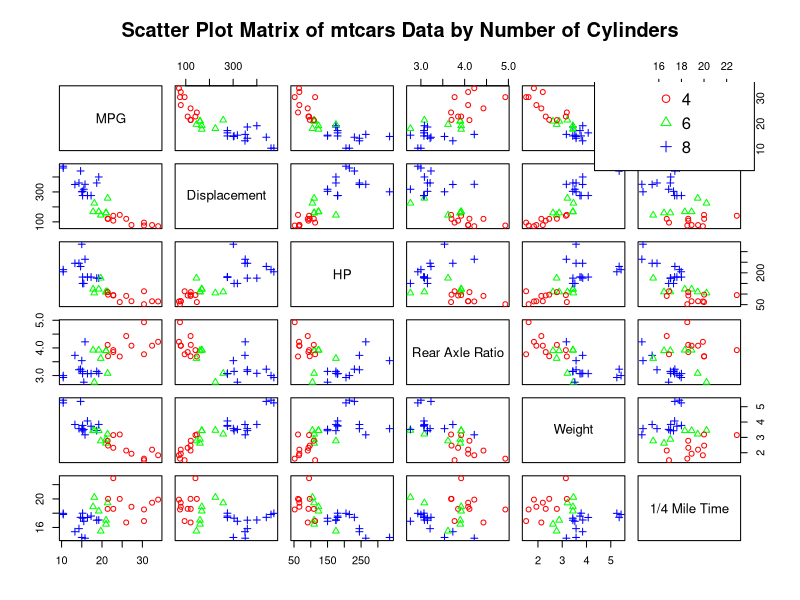
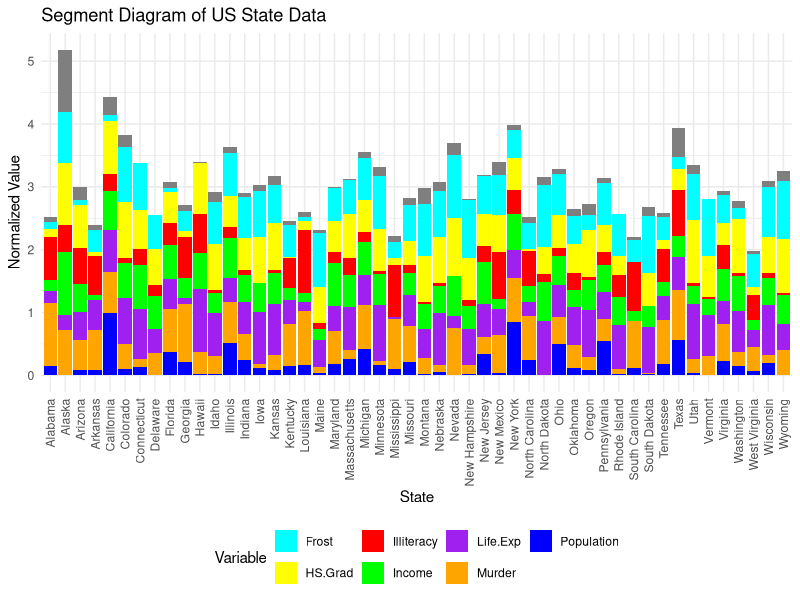
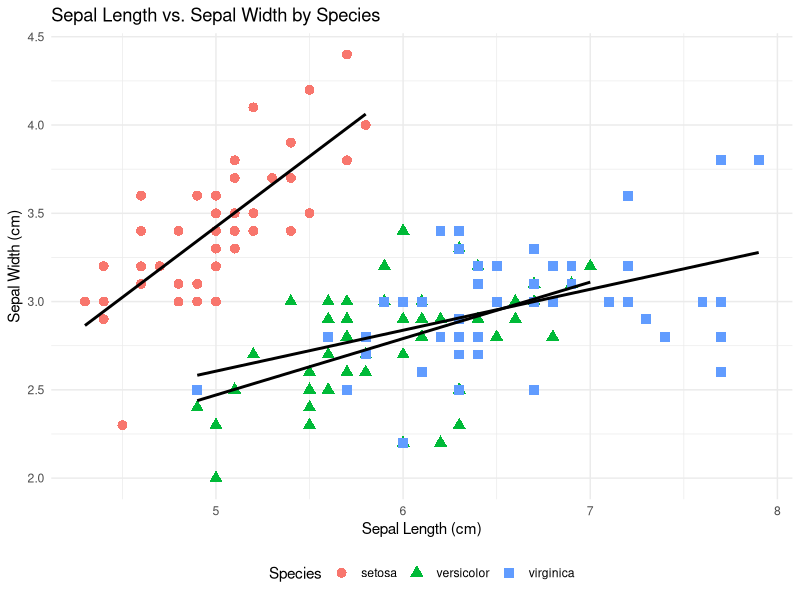
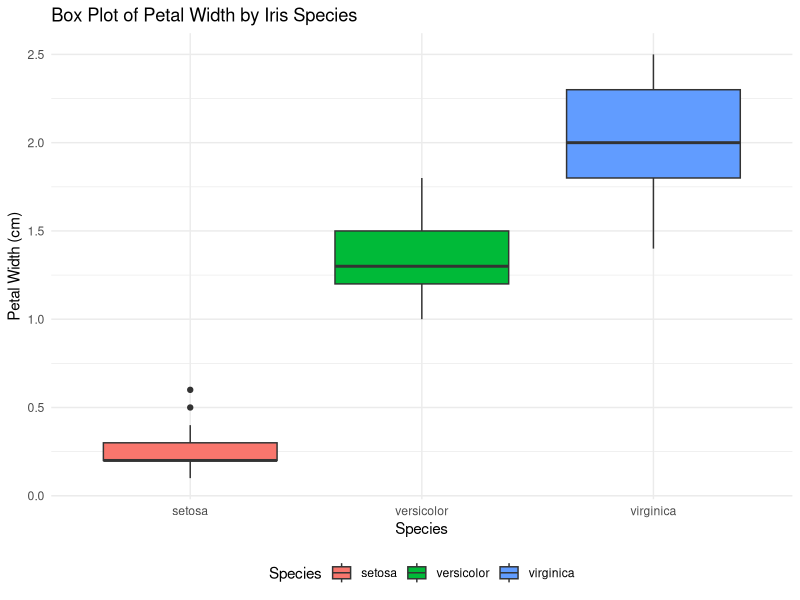
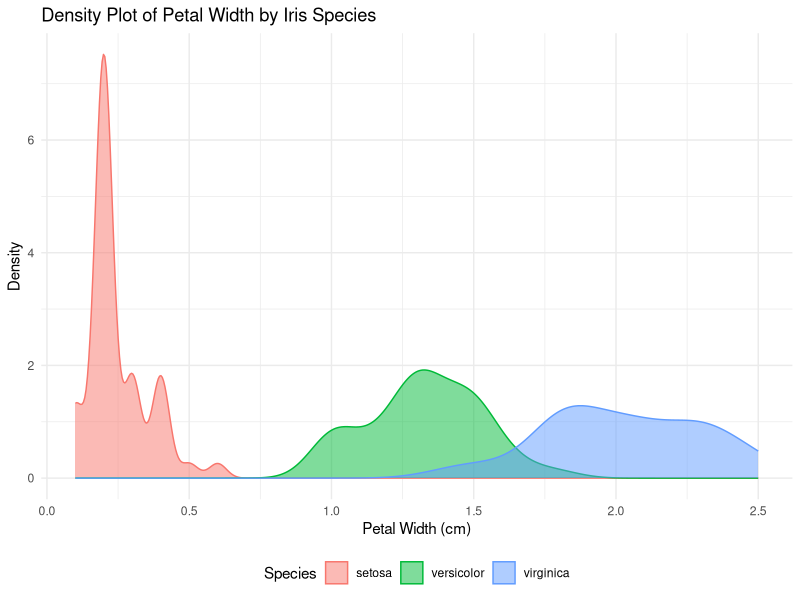
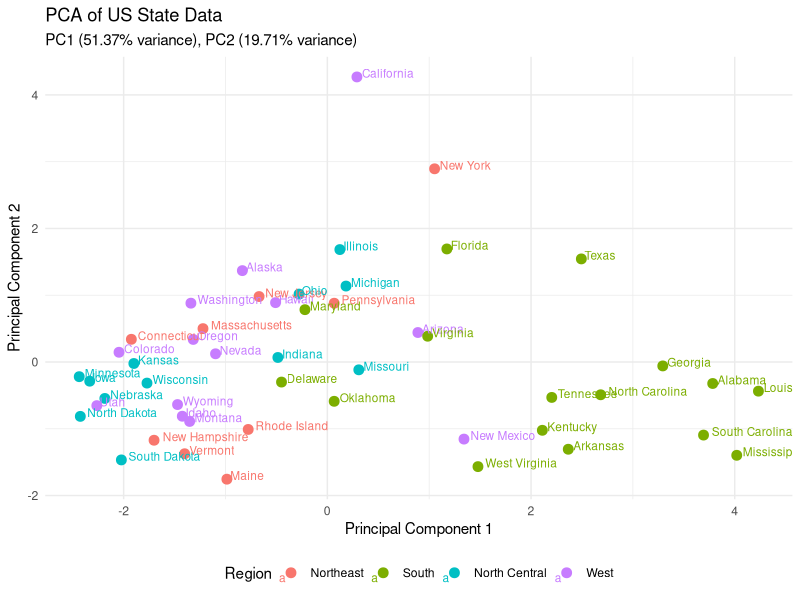

Generate these figures, in order, with R:
## ---- chunk 1
# 2.1: The scatter plot matrix in Figure 2.3 displays pairwise relationships between four features: Sepal Length, Sepal Width, Petal Length, and Petal Width, for three different flower species (indicated by the three colors of points). 

# Observations include: Petal Length and Petal Width show a strong positive correlation, with the species forming distinct clusters. Sepal Length and Petal Length also exhibit a positive correlation, though with more overlap between species. Sepal Width shows less distinct separation between species and weaker correlations with other features. Overall, Petal Length and Petal Width appear to be the most useful features for distinguishing between the three flower species in this dataset.

#2.2

data(mtcars)

mtcars$cyl <- as.factor(mtcars$cyl)

point_symbols <- c(1, 2, 3) # Different symbols (e.g., circle, triangle, plus)
point_colors <- c("red", "green", "blue") # Different colors

pairs(~ mpg + disp + hp + drat + wt + qsec,
      data = mtcars,
      pch = as.numeric(mtcars$cyl), # Use numeric representation of cyl for symbols
      col = point_colors[as.numeric(mtcars$cyl)], # Assign colors based on cyl
      main = "Scatter Plot Matrix of mtcars Data by Number of Cylinders",
      labels = c("MPG", "Displacement", "HP", "Rear Axle Ratio", "Weight", "1/4 Mile Time"))


legend("topright", legend = levels(mtcars$cyl), pch = point_symbols, col = point_colors,  title = "Number of Cylinders")
       
#2.3: Based on a typical star plot visualization of three iris species (setosa, versicolor, virginica), my overall impression is that setosa exhibits the most distinct characteristics. Its star plot would likely show shorter petal lengths and widths but potentially longer sepal lengths and widths compared to the other two. Versicolor and virginica appear more similar, with their star shapes showing intermediate to longer petal and sepal dimensions, respectively. The degree of overlap in their star plot profiles suggests that they are more closely related in terms of these measured features than either is to setosa.

#2,4

install.packages("tidyr")

library(ggplot2)
library(tidyr)

data(state.x77)
df.state <- as.data.frame(state.x77)

normalize <- function(x) {
  return ((x - min(x)) / (max(x) - min(x)))
}
df.state.scaled <- as.data.frame(lapply(df.state, normalize))

df.state.scaled$State <- rownames(df.state)

df.state_long <- df.state.scaled %>%
  pivot_longer(cols = -State, names_to = "Variable", values_to = "Value")

variable_colors <- c("Population" = "blue",
                     "Income" = "green",
                     "Illiteracy" = "red",
                     "Life.Exp" = "purple",
                     "Murder" = "orange",
                     "HS.Grad" = "yellow",
                     "Frost" = "cyan")

ggplot(df.state_long, aes(x = State, y = Value, fill = Variable)) +
  geom_bar(stat = "identity") +
  scale_fill_manual(values = variable_colors) +
  labs(title = "Segment Diagram of US State Data",
       x = "State",
       y = "Normalized Value",
       fill = "Variable") +
  theme_minimal() +
  theme(axis.text.x = element_text(angle = 90, hjust = 1, vjust = 0.5),
        legend.position = "bottom")


#2.5

library(ggplot2)

data(iris)

ggplot(iris, aes(x = Sepal.Length, y = Sepal.Width, color = Species, shape = Species)) +
  geom_point(size = 3) +  # Add scatter plot points with a size of 3
  geom_smooth(method = "lm", se = FALSE, color = "black") + # Add a linear trend line (lm) without standard error (se)
  labs(title = "Sepal Length vs. Sepal Width by Species",
       x = "Sepal Length (cm)",
       y = "Sepal Width (cm)",
       color = "Species",
       shape = "Species") +
  theme_minimal() +  # Use a minimal theme for a clean look
  theme(legend.position = "bottom") # Move the legend to the bottom

#2.6

boxplot_petal_width <- ggplot(iris, aes(x = Species, y = Petal.Width, fill = Species)) +
  geom_boxplot() +
  labs(title = "Box Plot of Petal Width by Iris Species",
       x = "Species",
       y = "Petal Width (cm)",
       fill = "Species") +
  theme_minimal() +
  theme(legend.position = "bottom")

# Print the box plot
print(boxplot_petal_width)

# Create a density plot of Petal.Width by Species
density_petal_width <- ggplot(iris, aes(x = Petal.Width, fill = Species, color = Species)) +
  geom_density(alpha = 0.5) + # alpha controls transparency
  labs(title = "Density Plot of Petal Width by Iris Species",
       x = "Petal Width (cm)",
       y = "Density",
       fill = "Species",
       color = "Species") +
  theme_minimal() +
  theme(legend.position = "bottom")

# Print the density plot
print(density_petal_width)

#2.7

data(state.x77)
df.state <- as.data.frame(state.x77)

# Add the state region information
state.info <- data.frame(state.name, state.region)
df.state <- merge(df.state, state.info, by.x = "row.names", by.y = "state.name")
colnames(df.state)[1] <- "State" # Rename the row names column

# Perform PCA with scaling
pca_result <- prcomp(df.state[, 2:8], scale. = TRUE) # Scale the numeric variables

# Create a data frame for the PCA results
pca_df <- as.data.frame(pca_result$x)
pca_df$State <- df.state$State
pca_df$Region <- df.state$state.region

# Calculate the percentage of variance explained by each principal component
variance_explained <- pca_result$sdev^2 / sum(pca_result$sdev^2)
percent_explained <- round(100 * variance_explained, 2)

# Create the PCA plot
pca_plot <- ggplot(pca_df, aes(x = PC1, y = PC2, color = Region, label = State)) +
  geom_point(size = 3) +
  geom_text(hjust = -0.1, vjust = 0.1, size = 3) + # Add state labels
  labs(title = "PCA of US State Data",
       subtitle = paste0("PC1 (", percent_explained[1], "% variance), PC2 (", percent_explained[2], "% variance)"),
       x = "Principal Component 1",
       y = "Principal Component 2",
       color = "Region") +
  theme_minimal() +
  theme(legend.position = "bottom")

# Print the PCA plot
print(pca_plot)

#2.8: Based on the various visualizations and analyses we've conducted on the iris dataset, the three species are primarily distinguished by their petal measurements. Setosa consistently exhibits shorter and narrower petals compared to versicolor and virginica. While there's some overlap between the sepal measurements of all three species, petal length and width provide a clearer separation in scatter plots, box plots, and density plots. The PCA also likely showed a separation of setosa from the other two along the principal components, driven by these petal characteristics. Examining the raw data confirms this trend: setosa generally has petal lengths ranging from 1.0 to 1.9 cm and widths from 0.1 to 0.6 cm, whereas versicolor and virginica have considerably larger petal dimensions.

#Now, considering a flower with sepals of 6.5cm long and 3.0cm wide, petals of 6.2cm long, and 2.2cm wide, it most likely belongs to the Virginica species. The given petal length (6.2cm) and width (2.2cm) are significantly larger than what is typically observed in setosa. While the sepal dimensions (6.5cm long, 3.0cm wide) fall within the overlapping range of versicolor and virginica, the large petal measurements strongly align with the characteristics we've seen for the virginica species in our analyses. Virginica tends to have petal lengths ranging from 4.5 to 6.9 cm and widths from 1.4 to 2.5 cm, encompassing the provided measurements. Versicolor, on the other hand, generally has shorter and narrower petals (length 3.0-5.1 cm, width 1.0-1.8 cm), making the given flower's petal dimensions less likely for that species.

